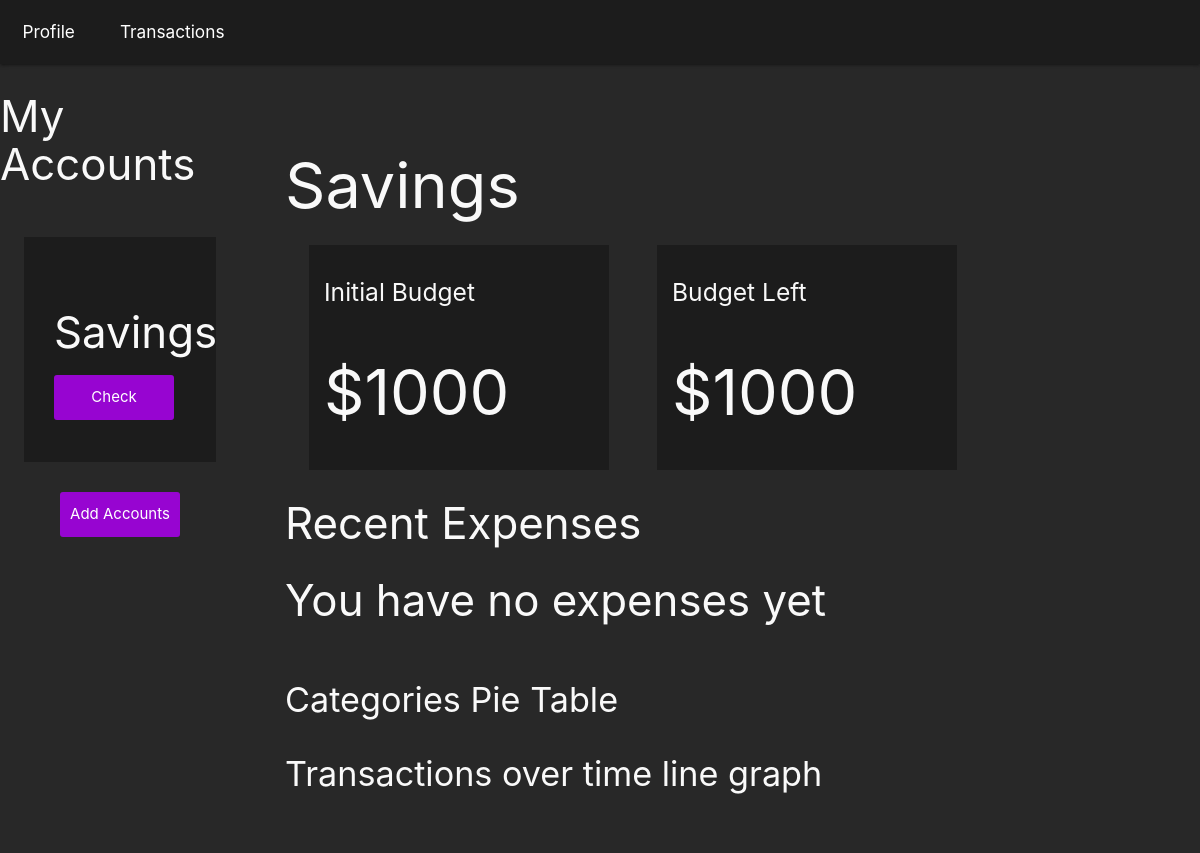
Before: /savings with the older database file.
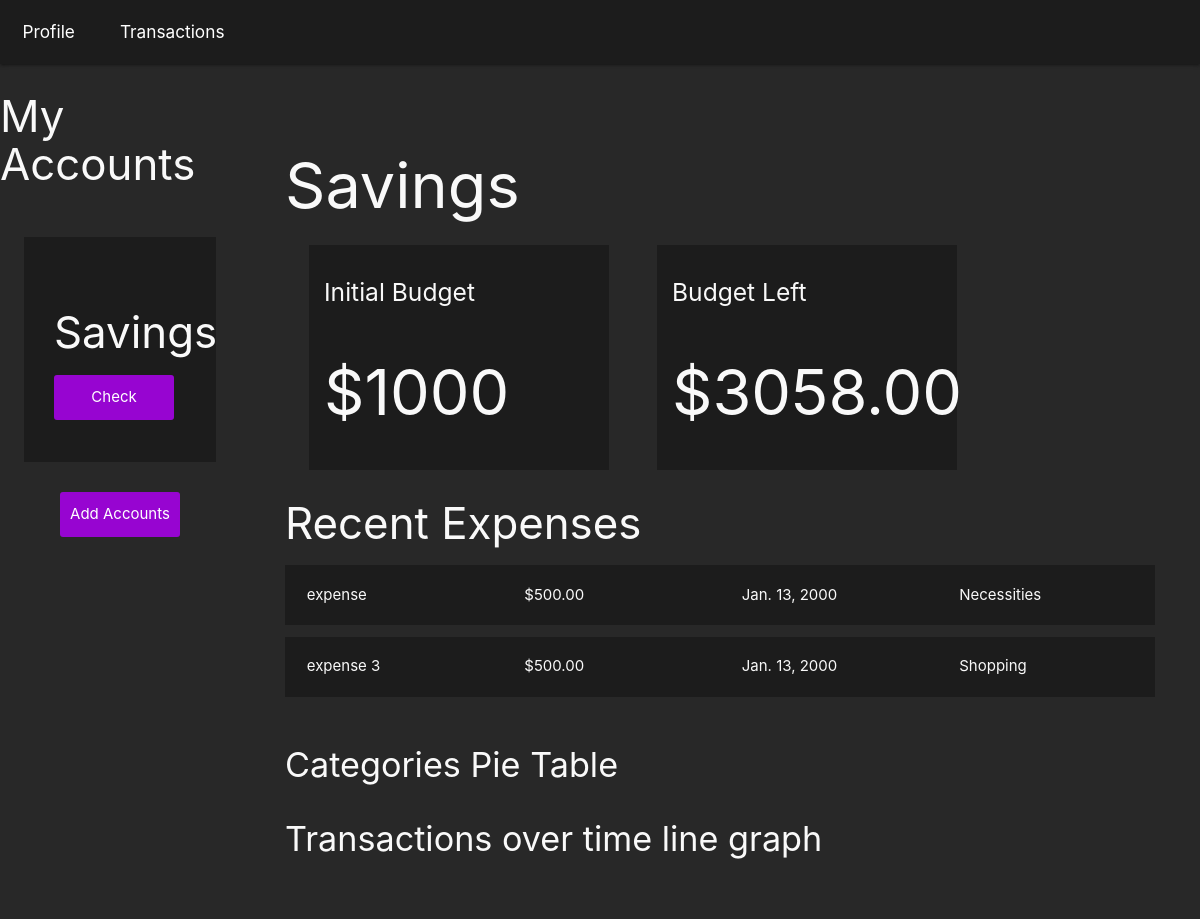
After: the same page with the newer database file.
### budget/models.py (models this page shows, shortened)
class Project(models.Model):
    name = models.CharField(max_length=100)
    slug = models.SlugField(max_length=100, unique=True, blank=True)
    budget = models.IntegerField()
    def budget_left(self):
        expense_list = Expense.objects.filter(project=self)
        income_list = Income.objects.filter(project=self)
        total_expense_amount = 0
        total_income_amount = 0
        for expense in expense_list:
            total_expense_amount += expense.amount
        for income in income_list:
            total_income_amount += income.amount
        print(total_income_amount)
        return self.budget - total_expense_amount + total_income_amount

class Expense(models.Model):
    project = models.ForeignKey(Project, on_delete = models.CASCADE, related_name = 'expenses')
    title = models.CharField(max_length=100)
    amount = models.DecimalField(max_digits=8, decimal_places=2)
    date = models.DateField(("Date"), default=datetime.date.today)
    type = 'expense'
    category = models.CharField( max_length = 20, choices = SELECT_CATEGORY_CHOICES , default ='Food')
    class Meta:
        ordering = ('-amount',)

class Income(models.Model):
    project = models.ForeignKey(Project, on_delete = models.CASCADE, related_name = 'income')
    title = models.CharField(max_length=100)
    amount = models.DecimalField(max_digits=8, decimal_places=2)
    date = models.DateField(("Date"), default=datetime.date.today)
    type = 'income'
    category = models.CharField( max_length = 20, choices = SELECT_CATEGORY_CHOICES , default ='Food')
    class Meta:
        ordering = ('-amount',)

### budget/views.py (the view)
# urls.py: path('<slug:project_slug>', views.profile, name = 'profile'),
def profile(request, project_slug):
    project = get_object_or_404(Project, slug=project_slug)
    project_list = Project.objects.all()
    return render(request, 'budget/profile.html', {'project': project, 'project_list': project_list, 'expense_list': project.expenses.all()})

### budget/templates/budget/profile.html
{% extends 'budget/base.html' %}
{% block content %}
{% include "budget/header.html" %}
<div class = "profile-section">
    <h1>{{ project.name }}</h1>
    <section class="profile-stats">
        <div class = "stat-card">
            <h5>Initial Budget</h6>
            <h1>${{ project.budget }}</h1>
        </div>
        <div class = "stat-card">
            <h5>Budget Left</h6>
            {% if project.budget_left > 0 %}
                <h1>${{ project.budget_left }}</h1>
            {% elif project.budget_left == 0 %}
                <h1>${{ project.budget_left }}</h1>
            {% else %}
                <h1>${{ project.budget_left }}</h1>
            {% endif %}
        </div>
    </section>
    <section class = "section-expenses">
        <h3>Recent Expenses</h3>
        <ul class="expense-list">
            {% for expense in expense_list %}
            <li>
                <div class="expense-col">
                    <spanc>{{ expense.title }}</span>
                </div>
                <div class="expense-col">
                    <spanc>${{ expense.amount }}</span>
                </div>
                <div class="expense-col">
                    <spanc>{{ expense.date }}</span>
                </div>
                <div class="expense-col">
                    <spanc>{{ expense.category }}</span>
                </div>
            </li>
            {% empty %}
            <div class = "">
                <h3>You have no expenses yet</h3>
            </div>
            {% endfor %}
        </ul>
    </section>
    <section class="section section-stats">
        <div class = "row">
            <div class = 'row'>
                <h4>Categories Pie Table</h4>
            </div>
            <div class = 'row'>
                <h4>Transactions over time line graph</h4>
            </div>
        </div>
    </section>
</div>
{% endblock %}

### budget/templates/budget/header.html
{% extends 'budget/base.html' %}
{% block content %}
<nav class = "nav-dec">
    <a href="{% url 'profile' project.slug %}">Profile</a>
    <a href="{% url 'transactions' project.slug %}">Transactions</a>
</nav>
<div class = 'left-nav'>
    <h3>My Accounts</h3>
    <div class="project-list">
        {% for project in project_list %}
            <div class="project-card">
                <h3>{{ project.name }}</h3>
                <a href="{% url 'profile' project.slug %}" class="account-button">Check</a>
            </div>
        {% endfor %}
        <a href="./add" class="account-button">
            <span>Add Accounts</span>
        </a>
    </div>
</div>
{% endblock %}

Changed rows visible on the page:
computed for Project "Savings": budget_left "1000" → "3058.00"
added Expense: title "expense", amount "500.00", date "Jan. 13, 2000", category "Necessities"
added Expense: title "expense 3", amount "500.00", date "Jan. 13, 2000", category "Shopping"
Other visible differences:
text no longer shown: "You have no expenses yet"
